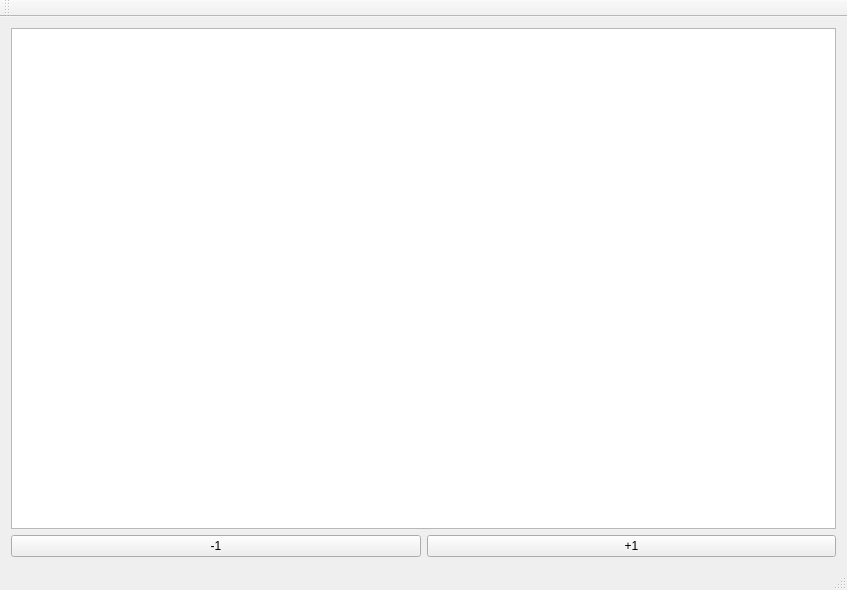
<?xml version="1.0" encoding="UTF-8"?>
<ui version="4.0">
 <class>MainWindow</class>
 <widget class="QMainWindow" name="MainWindow">
  <property name="geometry">
   <rect>
    <x>0</x>
    <y>0</y>
    <width>847</width>
    <height>590</height>
   </rect>
  </property>
  <property name="windowTitle">
   <string>MainWindow</string>
  </property>
  <widget class="QWidget" name="centralWidget">
   <layout class="QVBoxLayout" name="verticalLayout">
    <item>
     <widget class="QGraphicsView" name="graphicsView"/>
    </item>
    <item>
     <layout class="QHBoxLayout" name="horizontalLayout">
      <item>
       <widget class="QPushButton" name="pushButton_2">
        <property name="text">
         <string>-1</string>
        </property>
       </widget>
      </item>
      <item>
       <widget class="QPushButton" name="pushButton">
        <property name="text">
         <string>+1</string>
        </property>
       </widget>
      </item>
     </layout>
    </item>
   </layout>
  </widget>
  <widget class="QMenuBar" name="menuBar">
   <property name="geometry">
    <rect>
     <x>0</x>
     <y>0</y>
     <width>847</width>
     <height>31</height>
    </rect>
   </property>
  </widget>
  <widget class="QToolBar" name="mainToolBar">
   <attribute name="toolBarArea">
    <enum>TopToolBarArea</enum>
   </attribute>
   <attribute name="toolBarBreak">
    <bool>false</bool>
   </attribute>
  </widget>
  <widget class="QStatusBar" name="statusBar"/>
 </widget>
 <layoutdefault spacing="6" margin="11"/>
 <resources/>
 <connections/>
</ui>
